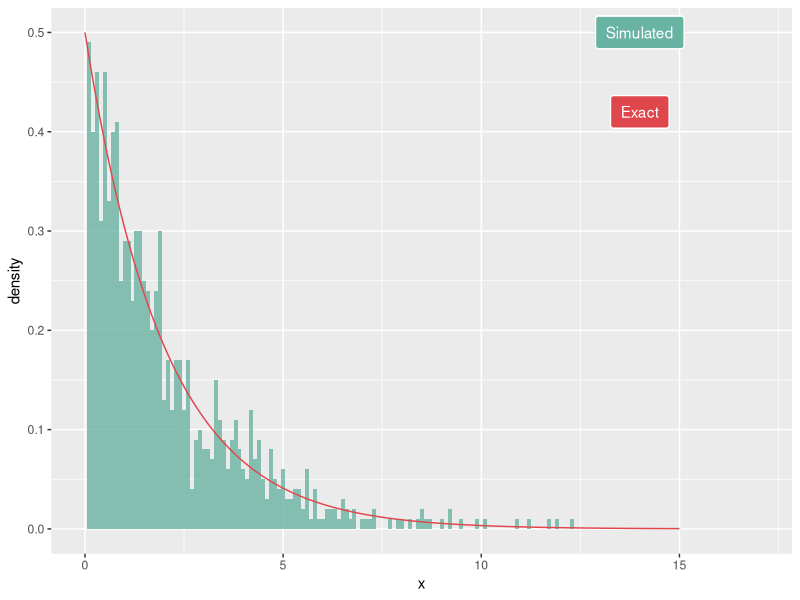
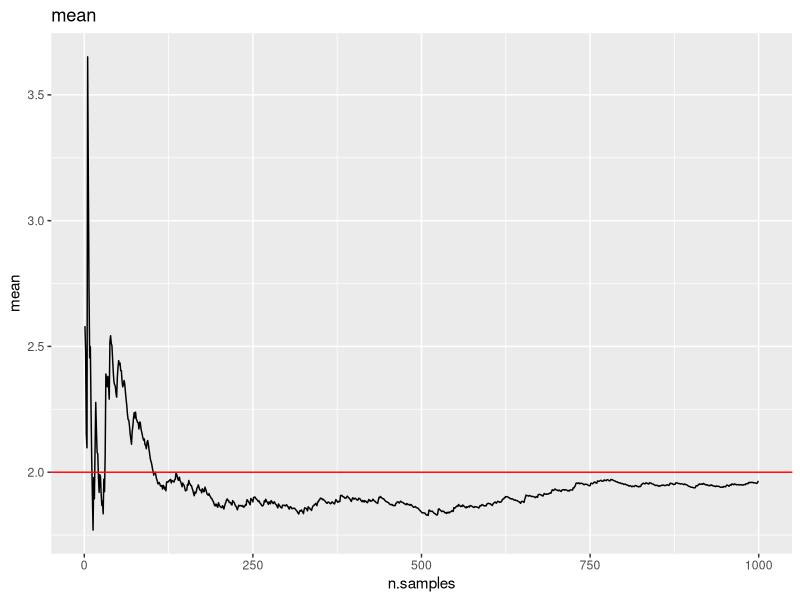
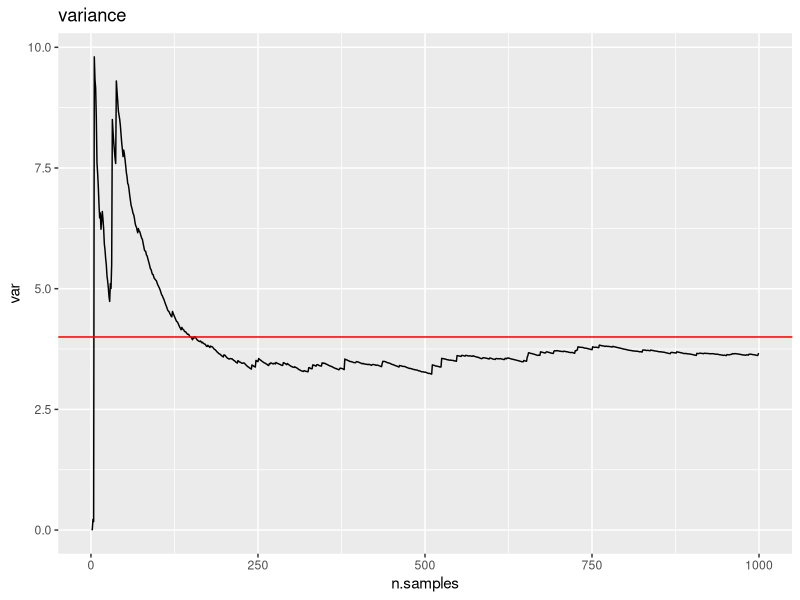
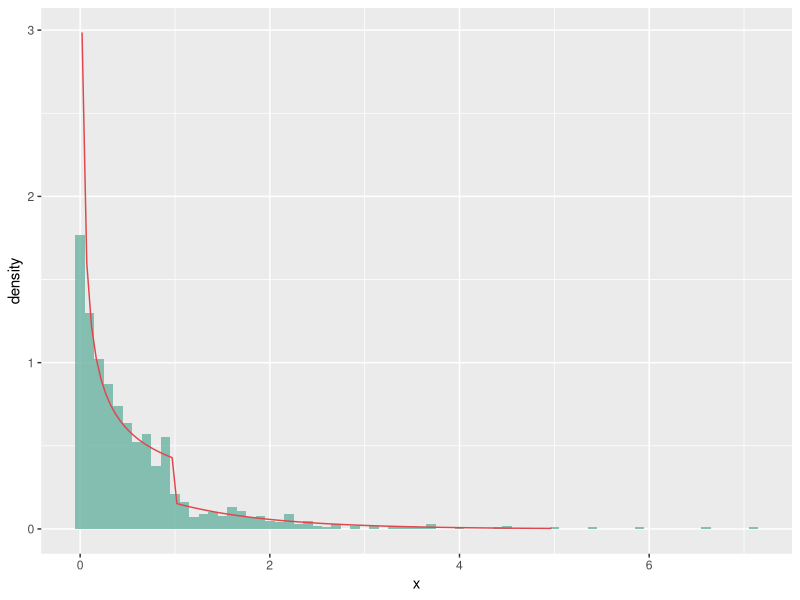
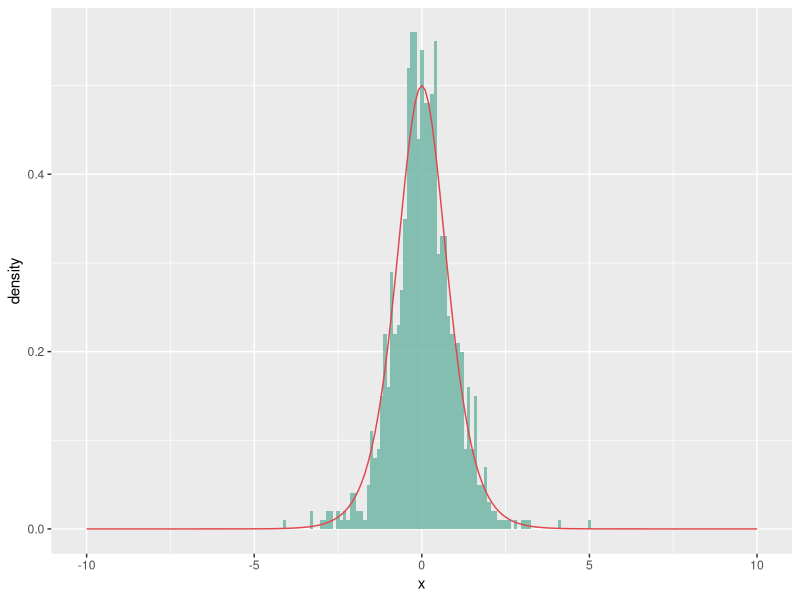
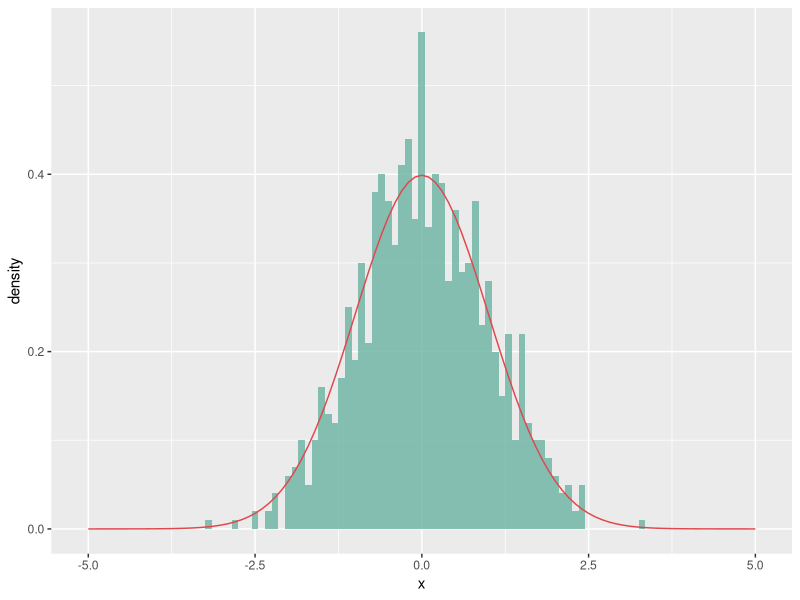
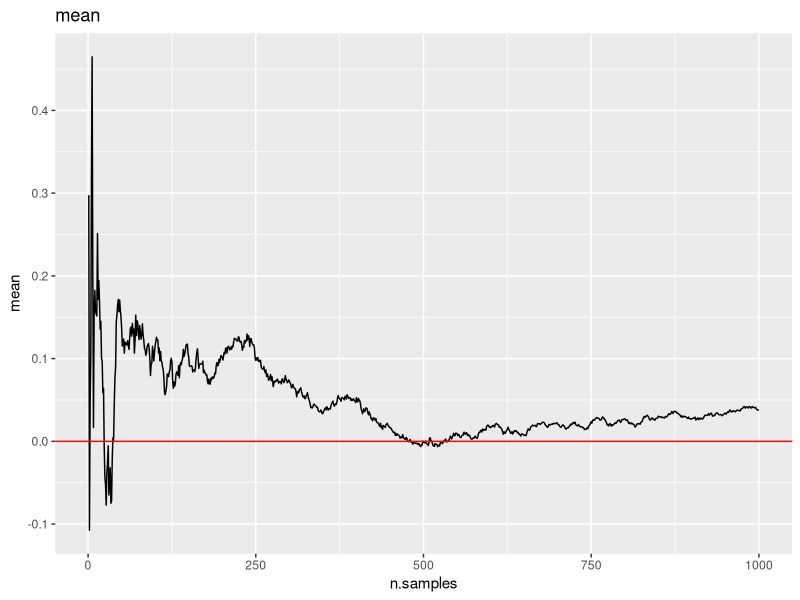
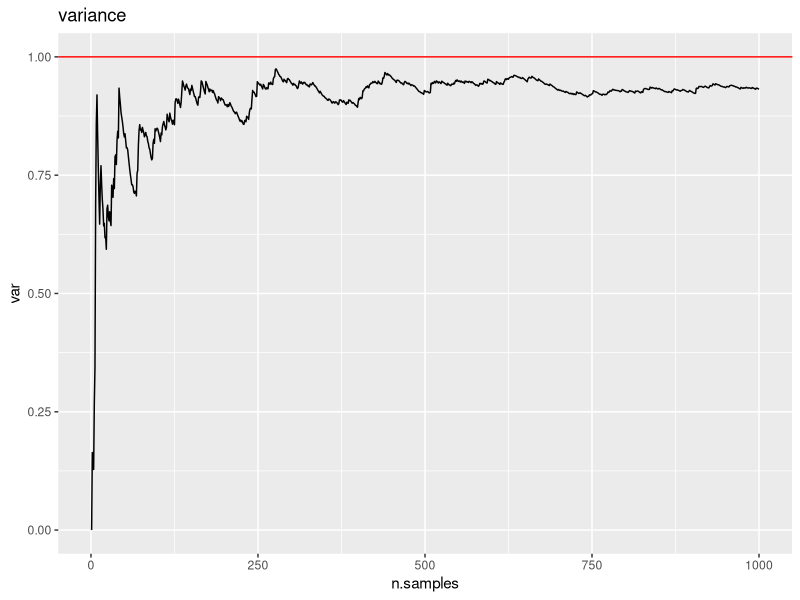

Generate these figures, in order, with R:
## ---- chunk 1
knitr::opts_chunk$set(echo = TRUE, fig.width = 5, fig.height = 4, fig.align = "center")
library(tidyverse)
set.seed(4300)
## ---- chunk 2
sim.exp <- function(rate, n){
  # Vector of n uniform values
  u <- runif(n, 0, 1)
  # Note that (1-U) ~ U, so we can use u instead of 1-u in the returned value.
  -1/rate * log(u)
}
## ---- chunk 3
rate <- 0.5
n <- 1000
sim <- data.frame(x = sim.exp(rate, n))
x = seq(from = 0, to = 15, by = 0.1)
exact <- data.frame(x = x, y = rate*exp(-rate*x))

ggplot(sim) + 
  geom_histogram(aes(x = x, y = ..density..),
                 alpha = 0.8, fill = "#69b3a2", binwidth = 0.1) + 
  geom_line(data = exact , aes(x = x, y = y), color = "#e0474c")  +
  geom_label(
    label="Simulated", 
    x=14,
    y=0.5,
    label.padding = unit(0.55, "lines"), # Rectangle size around label
    label.size = 0.35,
    color = "white",
    fill= "#69b3a2"
  ) +
  geom_label(
    label="Exact", 
    x=14,
    y=0.42,
    label.padding = unit(0.55, "lines"), # Rectangle size around label
    label.size = 0.35,
    color = "white",
    fill = "#e0474c"
  ) +
  xlim(0,17)
## ---- chunk 4
# Calculate the cumulative mean
data.frame(n.samples = 1:n,
           mean = cumsum(sim$x)/(1:n)) %>%
  ggplot() + geom_line(aes(n.samples, mean)) +
  geom_hline(yintercept = 1/rate, color = "red") +
  ggtitle("mean")
  
# Calculate the cumulative variance
data.frame(n.samples = 1:n,
           mean = cumsum(sim$x)/(1:n),
           mean2 = cumsum(sim$x^2)/(1:n)) %>%
  mutate(var = mean2-mean^2) %>%
  ggplot() + geom_line(aes(n.samples, var)) +
  geom_hline(yintercept = 1/rate^2, color = "red") +
  ggtitle("variance")
## ---- chunk 5
sim.g <- function(alpha, n){
  # Normalizing constant
  c <- (1/alpha + exp(-1))^-1
  # Vector of n uniform values
  u <- runif(n, 0, 1)
  
  (alpha/c * u)^(1/alpha) * (u < c/alpha) - log((1-u)/c) * (c/alpha <= u)
}
## ---- chunk 6
# Implemented for testing purposes

g <- function(alpha, x){
  # Normalizing constant
  c <- (1/alpha + exp(-1))^-1
  c*x^(alpha-1) * (0<x)*(x<1) + c*exp(-x) *(x>=1)
} 

G <- function(alpha, x){
  # Normalizing constant
  c <- (1/alpha + exp(-1))^-1
  c/alpha*x^alpha * (0<x)*(x<1) + (1 - c*exp(-x)) *(x>=1)
} 

G.inv <- function(alpha, u){
  # Normalizing constant
  c <- (1/alpha + exp(-1))^-1
  
  (alpha/c * u)^(1/alpha) * (u < c/alpha) - log((1-u)/c) * (u >= c/alpha)
}
## ---- chunk 7
alpha <- 0.5
n <- 1000
sim <- data.frame(x = sim.g(alpha, n))
x = seq(from = 0.02, to = 5, by = 0.05)
exact <- data.frame(x = x, y = g(alpha, x))

ggplot(sim) + 
  geom_histogram(aes(x = x, y = ..density..),
                 alpha = 0.8, fill = "#69b3a2", binwidth = 0.1) + 
  geom_line(data = exact , aes(x = x, y = y), color = "#e0474c")
## ---- chunk 8
alpha <- 0.5
c <- (1/alpha + exp(-1))^-1

# 10000 realizations from simulation
sim <- sim.g(alpha, 10000)

# Theoretical mean and variance
mean.g <- c/(alpha+1) + 2*c/exp(1)
var.g <- c/(alpha+2) + 5*c/exp(1) - mean.g^2

# Estimated mean
mean.est <- mean(sim)
var.est <- var(sim)

# Comparing means
c(mean.g, mean.est)

# Comparing variance
c(var.g, var.est)
## ---- chunk 9
sim.sigm <- function(alpha, n){
  u <- runif(n,0,1)
  1/alpha * log(u/(1-u))
}
## ---- chunk 10
alpha <- 2
n <- 1000
sim <- data.frame(x = sim.sigm(alpha, n))
x = seq(from = -10, to = 10, by = 0.1)
exact <- data.frame(x = x, y = alpha*exp(alpha*x)/(1 + exp(alpha*x))^2)

ggplot(sim) + 
  geom_histogram(aes(x = x, y = ..density..),
                 alpha = 0.8, fill = "#69b3a2", binwidth = 0.1) + 
  geom_line(data = exact , aes(x = x, y = y), color = "#e0474c")  
## ---- chunk 11
box.mul <- function(n){
  odd <-  FALSE
  if(n %% 2 != 0){
    odd <-  TRUE
    n <- n + 1
  }
  
  x1 <- 2*pi * runif(n/2, 0, 1)
  x2 <- sim.exp(0.5, n/2)
  
  y1 <- sqrt(x2)*cos(x1)
  y2 <- sqrt(x2)*sin(x1)
  
  concat <- c(y1,y2)
  if(odd){
    return(head(concat, -1))
  }
  else{
    return(concat)
  }
}
## ---- chunk 12
n <- 1000
sim.box.mul <- data.frame(x = box.mul(n))
x = seq(from = -5, to = 5, by = 0.1)
exact <- data.frame(x = x, y = 1/sqrt(2*pi)*exp(-1/2*x^2))

ggplot(sim.box.mul) + 
  geom_histogram(aes(x = x, y = ..density..),
                 alpha = 0.8, fill = "#69b3a2", binwidth = 0.1) + 
  geom_line(data = exact , aes(x = x, y = y), color = "#e0474c")  
## ---- chunk 13
# mean
data.frame(n.samples = 1:n,
           mean = cumsum(sim.box.mul$x)/(1:n)) %>%
  ggplot() + geom_line(aes(n.samples, mean)) +
  geom_hline(yintercept = 0, color = "red") +
  ggtitle("mean")
  
# variance
data.frame(n.samples = 1:n,
           mean = cumsum(sim.box.mul$x)/(1:n),
           mean2 = cumsum(sim.box.mul$x^2)/(1:n)) %>%
  mutate(var = mean2-mean^2) %>%
  ggplot() + geom_line(aes(n.samples, var)) +
  geom_hline(yintercept = 1, color = "red") +
  ggtitle("variance")
## ---- chunk 14
sim.mvnorm <- function(mu, Sigma, n){
  # Returns n realizations from a d-variate normal distribution
  d <- length(mu)
  
  # Get n d-variate standard normal realizations using the Box-Muller algorithm
  x <- array(box.mul(n*d), dim=c(d,n))
  
  # Cholesky decomposition of Sigma
  A <- t(chol(Sigma)) # Transposes to get a lower triangular matrix
  
  mu + A %*% x
}
## ---- chunk 15
# Bivariate example
mu <- c(1,2)
Sigma <- matrix(c(1, -.7, -.7, 2), 2)

# Simulate 10000 realizations
y <- sim.mvnorm(mu, Sigma, 10000)

# Plot first 500 points
plot(y[1,1:500], y[2,1:500], main="Bivariate normal distribution", xlab="x", ylab="y", pch=16)
## ---- chunk 16
# Estimate mean
mu.est <- rowMeans(y)
mu.est

# Estimate covariance matrix
Sigma.est <- cov(t(y))
Sigma.est
## ---- chunk 17
rou.gamma <- function(n, alpha){
  a <-  sqrt(alpha - 1)
  b.minus <- 0
  b.plus <- sqrt(alpha + 1)
  
  count <-  0
  tries <- 0
  result <- rep(0,n)
  
  while(count < n){
    x1 <- a*runif(1, 0, 1)
    x2 <- b.minus + b.plus*runif(1, 0, 1) 
  
    if(log(x1) <= 0.5*((alpha - 1)*log(x2/x1) - x2/x1)){
      result[count + 1] = x2/x1
      count <- count + 1
    }
    tries = tries + 1
  }
  return(list("sim" = result, "tries" = tries))
}
## ---- chunk 18
n <- 10000
alpha <-  2

sim.gamma <- rou.gamma(n, alpha)
x = seq(from = 0.1, to = 12, by = 0.1)
exact <- data.frame(x = x, y = 1/gamma(alpha) * x^(alpha - 1) * exp(-x))

ggplot(data.frame(x = sim.gamma$sim)) + 
  geom_histogram(aes(x = x, y = ..density..),
                 alpha = 0.8, fill = "#69b3a2", binwidth = 0.1) + 
  geom_line(data = exact , aes(x = x, y = y), color = "#e0474c")
sim.gamma$tries

## ---- chunk 19
library(pracma)
n <- 1000
alpha.vec <- seq(1.01, 2000, length.out = 10)
tries.vec <- rep(0, 10)
for(i in 1:length(alpha.vec)){
  alpha <- alpha.vec[i]
  sim.gamma <- rou.gamma(n, alpha)
  tries.vec[i] = sim.gamma$tries
}

plot(alpha.vec, tries.vec, pch = 16)
abline(h = 3, col="blue")
## ---- chunk 20
sim.gamma <- function(n, alpha, beta){
  d <- alpha - 1/3
  c <- 1/sqrt(9*d)
  count <- 0
  result <- rep(0, n)
  while(count < n){
    z <- box.mul(1)
    u <- runif(1, 0, 1)
    v <- (1 + c*z)^3
    if(z > -1/c && log(u) < 0.5*z^2 + d - d*V + d*log(V)){
      result[count + 1] = d*v
      count <- count + 1
    }
  }
  return(1/beta * result)
}
## ---- chunk 21
n <- 100000
x <- box.mul(n)
h <- (x > 4)
theta.hat <- 1/n * sum(h)
theta.hat
pnorm(4, lower.tail = FALSE)
## ---- chunk 22
sigma.hat <- sqrt(1/(n*(n-1)) * sum((h - theta.hat)^2)) 
1/sigma.hat^2
lower <- theta.hat - qt(0.975, n - 1)*sigma.hat
upper <- theta.hat + qt(0.975, n - 1)*sigma.hat

c(lower, upper)
## ---- chunk 23
inv.samp <- function(n){
  u <- runif(n, 0, 1)
  x <- sqrt(16 - 2*log(1 - u))
  return(x)
}

sim <- inv.samp(2000)
x = seq(from = 4, to = 9, by = 0.1)
exact <- data.frame(x = x, y = exp(8)*x*exp(-x^2/2))

ggplot(data.frame(x = sim)) + 
  geom_histogram(aes(x = x, y = ..density..),
                 alpha = 0.8, fill = "#69b3a2", binwidth = 0.03) + 
  geom_line(data = exact , aes(x = x, y = y), color = "#e0474c")
## ---- chunk 24
n <- 100000
c <- exp(8)

x <- inv.samp(n)
w <- 1/(sqrt(2*pi)*c*x)
h <- (x > 4)

theta.is <- 1/n * sum(h*w)
theta.is
## ---- chunk 25
sigma.is <- sqrt(1/(n*(n-1)) * sum((h*w - theta.is)^2)) 
lower <- theta.is - qt(0.975, n - 1)*sigma.is
upper <- theta.is + qt(0.975, n - 1)*sigma.is

c(lower, upper)
1/sigma.is^2
## ---- chunk 26
anti <- function(n){
  u <- runif(n, 0, 1)
  q <- c(u, 1 - u)
  x <- sqrt(16 - 2*log(1 - q))
  return(x)
}
## ---- chunk 27
n <- 100000
c <- exp(8)

x <- anti(n/2)
w <- 1/(sqrt(2*pi)*c*x)
h <- (x > 4)

theta.a <- 1/n * sum(h*w)
theta.a
## ---- chunk 28
sigma.a <- sqrt(1/(n*(n-1)) * sum((h*w - theta.a)^2)) 
lower <- theta.a - qt(0.975, n - 1)*sigma.a
upper <- theta.a + qt(0.975, n - 1)*sigma.a

c(lower, upper)
1/sigma.a^2
